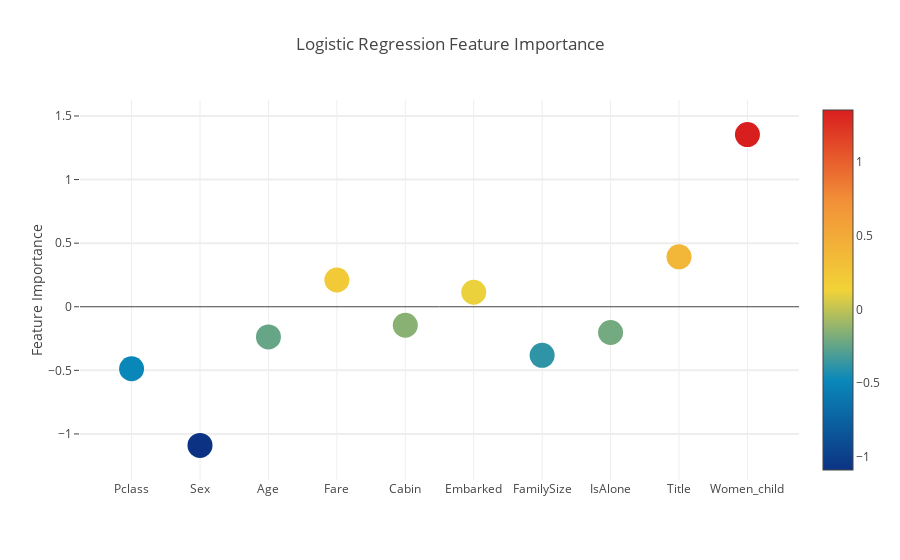
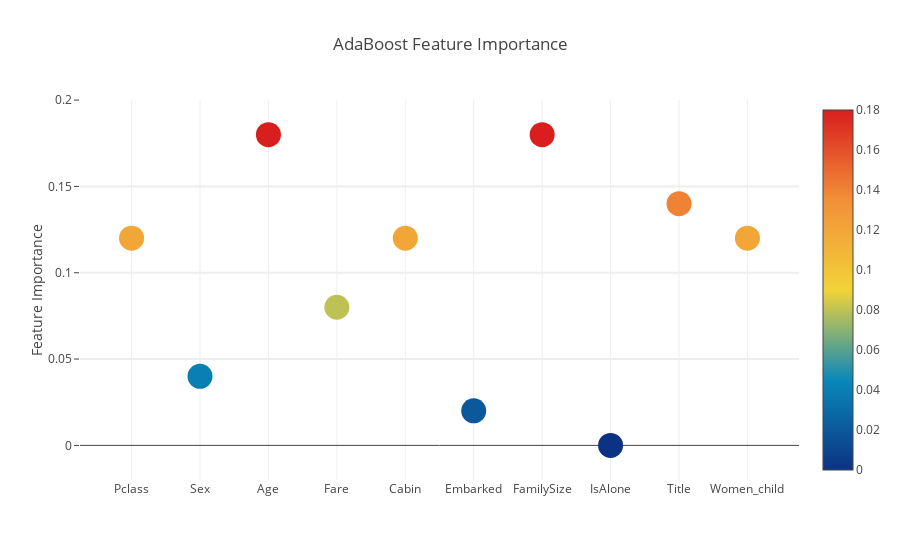

Write notebook code for charts like these, in order.
### Code cell
from plotly import __version__
from plotly.offline import download_plotlyjs, init_notebook_mode, plot, iplot

# Scatter plot Logistic
trace = go.Scatter(
    y = feature_dataframe['Logistic Regression feature importances'].values,
    x = feature_dataframe['features'].values,
    mode='markers',
    marker=dict(
        sizemode = 'diameter',
        sizeref = 1,
        size = 25,
#       size= feature_dataframe['Logistic Regression feature importances'].values,
        #color = np.random.randn(500), #set color equal to a variable
        color = feature_dataframe['Logistic Regression feature importances'].values,
        colorscale='Portland',
        showscale=True
    ),
    text = feature_dataframe['features'].values
)
data = [trace]

layout= go.Layout(
    autosize= True,
    title= 'Logistic Regression Feature Importance',
    hovermode= 'closest',
#     xaxis= dict(
#         title= 'Pop',
#         ticklen= 5,
#         zeroline= False,
#         gridwidth= 2,
#     ),
    yaxis=dict(
        title= 'Feature Importance',
        ticklen= 5,
        gridwidth= 2
    ),
    showlegend= False
)
fig = go.Figure(data=data, layout=layout)
iplot(fig,filename='scatter2010') 

# Scatter plot AdaBoost
trace = go.Scatter(
    y = feature_dataframe['AdaBoost feature importances'].values,
    x = feature_dataframe['features'].values,
    mode='markers',
    marker=dict(
        sizemode = 'diameter',
        sizeref = 1,
        size = 25,
#       size= feature_dataframe['AdaBoost feature importances'].values,
        #color = np.random.randn(500), #set color equal to a variable
        color = feature_dataframe['AdaBoost feature importances'].values,
        colorscale='Portland',
        showscale=True
    ),
    text = feature_dataframe['features'].values
)
data = [trace]

layout= go.Layout(
    autosize= True,
    title= 'AdaBoost Feature Importance',
    hovermode= 'closest',
#     xaxis= dict(
#         title= 'Pop',
#         ticklen= 5,
#         zeroline= False,
#         gridwidth= 2,
#     ),
    yaxis=dict(
        title= 'Feature Importance',
        ticklen= 5,
        gridwidth= 2
    ),
    showlegend= False
)
fig = go.Figure(data=data, layout=layout)
iplot(fig,filename='scatter2010')

### Figure 1 — Plotly figure (JSON) as saved in the notebook; plotly's stock layout.template omitted (floating-point values rounded to 4 significant figures)
{"data": [{"marker": {"color": [-0.4876, -1.09, -0.2372, 0.2103, -0.1455, 0.1143, -0.3821, -0.2022, 0.3923, 1.353], "colorscale": "Portland", "showscale": true, "size": 25, "sizemode": "diameter", "sizeref": 1}, "mode": "markers", "text": ["Pclass", "Sex", "Age", "Fare", "Cabin", "Embarked", "FamilySize", "IsAlone", "Title", "Women_child"], "type": "scatter", "x": ["Pclass", "Sex", "Age", "Fare", "Cabin", "Embarked", "FamilySize", "IsAlone", "Title", "Women_child"], "y": [-0.4876, -1.09, -0.2372, 0.2103, -0.1455, 0.1143, -0.3821, -0.2022, 0.3923, 1.353]}], "layout": {"autosize": true, "hovermode": "closest", "showlegend": false, "title": "Logistic Regression Feature Importance", "yaxis": {"gridwidth": 2, "ticklen": 5, "title": "Feature Importance"}}}

### Figure 2 — Plotly figure (JSON) as saved in the notebook; plotly's stock layout.template omitted (floating-point values rounded to 4 significant figures)
{"data": [{"marker": {"color": [0.12, 0.04, 0.18, 0.08, 0.12, 0.02, 0.18, 0, 0.14, 0.12], "colorscale": "Portland", "showscale": true, "size": 25, "sizemode": "diameter", "sizeref": 1}, "mode": "markers", "text": ["Pclass", "Sex", "Age", "Fare", "Cabin", "Embarked", "FamilySize", "IsAlone", "Title", "Women_child"], "type": "scatter", "x": ["Pclass", "Sex", "Age", "Fare", "Cabin", "Embarked", "FamilySize", "IsAlone", "Title", "Women_child"], "y": [0.12, 0.04, 0.18, 0.08, 0.12, 0.02, 0.18, 0, 0.14, 0.12]}], "layout": {"autosize": true, "hovermode": "closest", "showlegend": false, "title": "AdaBoost Feature Importance", "yaxis": {"gridwidth": 2, "ticklen": 5, "title": "Feature Importance"}}}
